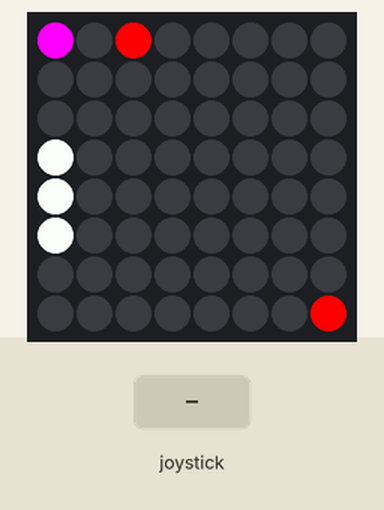
Simulated run of this program. Board: Raspberry Pi (BCM pin numbers) with a Sense HAT. On the bench: the Sense HAT's 8×8 RGB LED matrix. Inputs (shaded band) come from the test bench.

Above: at 1.2 s.
1.3 s: joystick pushed up
At 1.65 s:
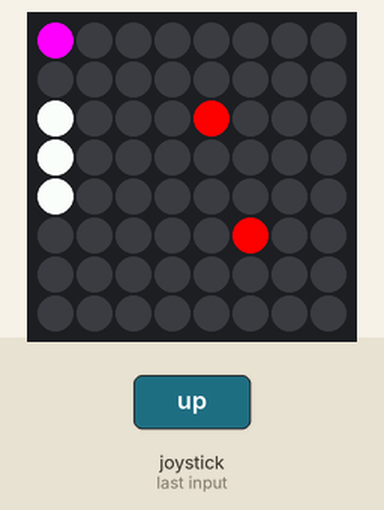
3.7 s: joystick pushed down
At 3.91 s:
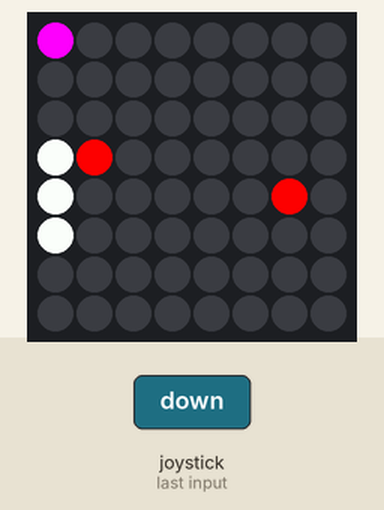
6.5 s: joystick pushed down
At 6.68 s:
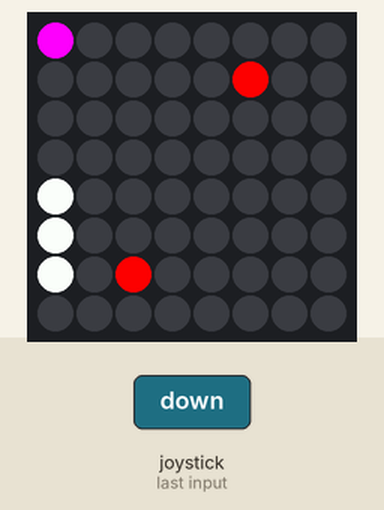
8.8 s: joystick pushed up
At 10.9 s:
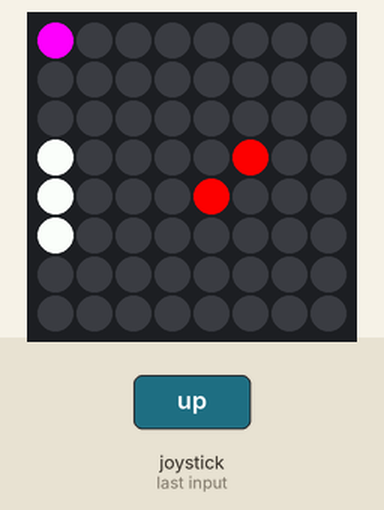
11.5 s: joystick pushed up
At 11.71 s:
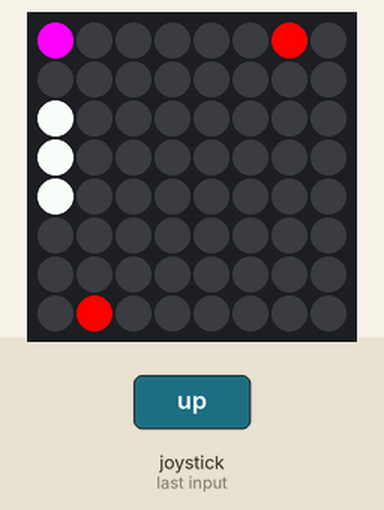
14.3 s: joystick pushed up
At 14.48 s:
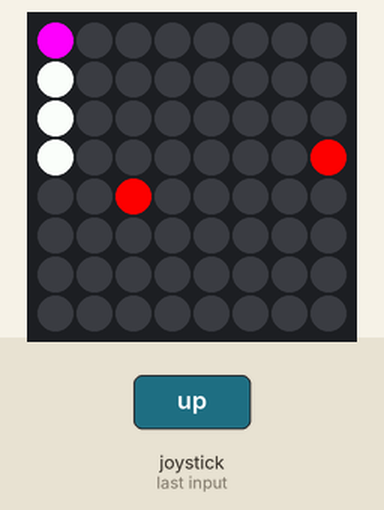

Measured:
- after the input at 3.7 s, the LEDs: change after 0.09 s (image 2)
- after the input at 6.5 s, the LEDs: change after 0.06 s (image 3)
- after the input at 8.8 s, the LEDs: first change at once (image 4 shows a later state)
- after the input at 11.5 s, the LEDs: change after 0.09 s (image 5)
- after the input at 14.3 s, the LEDs: change after 0.05 s (image 6)
- what the display in image 4 shows lasts 0.5 s, from 10.6 s to 11.1 s

The program:

pong_Caden.py
```python
from sense_hat import SenseHat
from time import sleep
sense = SenseHat()

white = (255,255,255)
red = (255,0,0)
purple = (255,0,255)
ball_position = [4,4]
ball_velocity = [1,1]
ball_velocity2 = [-1,-1]
ball_position2 = [3,3]
sense.set_pixel (0,0,purple)


bat_y = 4

def draw_bat():
    sense.set_pixel(0, bat_y, white)
    sense.set_pixel(0, bat_y + 1, white)
    sense.set_pixel(0, bat_y - 1, white)

def draw_ball():
   sense.set_pixel(ball_position[0], ball_position[1], red)
   ball_position[0] += ball_velocity[0]
   if ball_position[0] == 7 or ball_position[0] == 0:
       ball_velocity[0] = -ball_velocity[0]
   ball_position[1] += ball_velocity[1]
   if ball_position[1] == 7 or ball_position[1] == 0:
       ball_velocity[1] = -ball_velocity[1]
   if  ball_position[0] == 1 :
       ball_velocity[0] = -ball_velocity[0]

def draw_ball2():
   sense.set_pixel(ball_position2[0], ball_position2[1], red)
   ball_position2[0] += ball_velocity2[0]
   if ball_position2[0] == 7 or ball_position2[0] == 0:
       ball_velocity2[0] = -ball_velocity2[0]
   ball_position2[1] += ball_velocity2[1]
   if ball_position2[1] == 7 or ball_position2[1] == 0:
       ball_velocity2[1] = -ball_velocity2[1]
   if  ball_position2[0] == 1:
       ball_velocity2[0] = -ball_velocity2[0]

sense.clear(0,0,0)

def move_up(event):
    global bat_y
    if event.action == 'pressed' and bat_y > 1:
        bat_y -= 1

def move_down(event):
    global bat_y
    if event.action == 'pressed' and bat_y > 1:
        bat_y -= -1


while True:
    draw_bat()
    sense.stick.direction_up = move_up
    sense.stick.direction_down = move_down
    sleep(0.25)
    sense.clear(0, 0, 0)
    draw_ball()
    sense.set_pixel (0,0,purple)
    draw_ball2()
```
